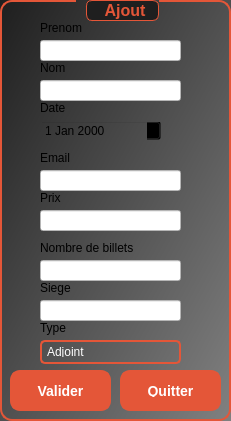
       <widget class="QGroupBox" name="groupBox_2">
        <property name="geometry">
         <rect>
          <x>10</x>
          <y>0</y>
          <width>231</width>
          <height>421</height>
         </rect>
        </property>
        <property name="styleSheet">
         <string notr="true">QGroupBox {
    border: 2px solid #E45638;  /* Border color */
    border-radius: 12px;         /* Rounded corners */
    padding: 20px;               /* Padding inside the box */
    background: qlineargradient(x1: 0, y1: 0, x2: 1, y2: 1, stop: 0 #1f1f1f, stop: 1 #808080);  /* Gradient background */
    font-size: 16px;             /* Font size for the text */
    font-weight: bold;           /* Font weight */
    color: #ffffff;              /* Text color */
    box-shadow: 0 4px 10px rgba(0, 0, 0, 0.3);  /* Shadow effect */
    transition: all 0.5s ease-in-out;   /* Smooth transition for all properties */
    transform-origin: center;   /* Set the origin for transformation */
}

QGroupBox:hover {
    border: 2px solid #D14829;   /* Change border color on hover */
    background: qlineargradient(x1: 0, y1: 0, x2: 1, y2: 1, stop: 0 #D14829, stop: 1 #808080);  /* Change gradient on hover */
    box-shadow: 0 6px 20px rgba(0, 0, 0, 0.5);  /* Increase shadow on hover */
    transform: scale(1.05) rotate(5deg);  /* Slight scale and rotation animation */
    filter: brightness(1.1); /* Slightly brighten the background */
}

QGroupBox:pressed {
    background: qlineargradient(x1: 0, y1: 0, x2: 1, y2: 1, stop: 0 #B23A24, stop: 1 #808080);  /* Change background when pressed */
    box-shadow: 0 4px 10px rgba(0, 0, 0, 0.3);  /* Return to normal shadow */
    transform: scale(0.95);  /* Slight shrinking effect on press */
}

QGroupBox::title {
    subcontrol-origin: margin;
    subcontrol-position: top center;
    font-size: 18px;             /* Title font size */
    color: #E45638;              /* Title text color */
    margin-left: 10px;           /* Slight margin to the left */
    padding: 0 10px;             /* Padding around the title */
    background: #1f1f1f;         /* Background for the title */
    border-radius: 6px;          /* Rounded title background */
    border: 1px solid #E45638;   /* Border color for the title */
    padding-left: 15px;          /* Padding for title text */
    transition: background-color 0.3s ease, border 0.3s ease, color 0.3s ease; /* Smooth transition for title */
}

QGroupBox::title:hover {
    background: #D14829;         /* Title background change on hover */
    border: 1px solid #D14829;    /* Title border color on hover */
    color: white;                /* Title text color on hover */
    transform: translateY(-5px); /* Title moves up a bit on hover */
}

QGroupBox::title:pressed {
    background: #B23A24;         /* Title background change on press */
    border: 1px solid #B23A24;    /* Title border color on press */
    color: white;                /* Title text color on press */
    transform: translateY(5px);  /* Title moves down a bit on press */
}

QGroupBox:hover {
    border: 2px solid #D14829;   /* Hover border color */
    box-shadow: 0 0 15px #D14829; /* Glowing shadow effect */
    transform: scale(1.05) rotate(5deg);  /* Scaling and rotating on hover */
    filter: brightness(1.1); /* Slightly brighten */
}</string>
        </property>
        <property name="title">
         <string>Ajout</string>
        </property>
        <widget class="QLineEdit" name="Nom_4">
         <property name="geometry">
          <rect>
           <x>40</x>
           <y>40</y>
           <width>141</width>
           <height>21</height>
          </rect>
         </property>
         <property name="styleSheet">
          <string notr="true">background-color: rgb(255, 255, 255);</string>
         </property>
         <property name="text">
          <string/>
         </property>
        </widget>
        <widget class="QLabel" name="label_18">
         <property name="geometry">
          <rect>
           <x>40</x>
           <y>20</y>
           <width>71</width>
           <height>16</height>
          </rect>
         </property>
         <property name="styleSheet">
          <string notr="true">background-color: transparent;
font: 700 9pt &quot;Microsoft YaHei UI&quot;;</string>
         </property>
         <property name="text">
          <string>Prenom</string>
         </property>
        </widget>
        <widget class="QLabel" name="label_19">
         <property name="geometry">
          <rect>
           <x>40</x>
           <y>60</y>
           <width>61</width>
           <height>16</height>
          </rect>
         </property>
         <property name="styleSheet">
          <string notr="true">background-color: transparent;
font: 700 9pt &quot;Microsoft YaHei UI&quot;;</string>
         </property>
         <property name="text">
          <string>Nom</string>
         </property>
        </widget>
        <widget class="QLabel" name="label_20">
         <property name="geometry">
          <rect>
           <x>40</x>
           <y>150</y>
           <width>51</width>
           <height>16</height>
          </rect>
         </property>
         <property name="styleSheet">
          <string notr="true">background-color: transparent;
font: 700 9pt &quot;Microsoft YaHei UI&quot;;</string>
         </property>
         <property name="text">
          <string>Email</string>
         </property>
        </widget>
        <widget class="QLabel" name="label_21">
         <property name="geometry">
          <rect>
           <x>40</x>
           <y>190</y>
           <width>49</width>
           <height>16</height>
          </rect>
         </property>
         <property name="styleSheet">
          <string notr="true">background-color: transparent;
font: 700 9pt &quot;Microsoft YaHei UI&quot;;</string>
         </property>
         <property name="text">
          <string>Prix</string>
         </property>
        </widget>
        <widget class="QDateEdit" name="date_emb_4">
         <property name="geometry">
          <rect>
           <x>40</x>
           <y>120</y>
           <width>121</width>
           <height>21</height>
          </rect>
         </property>
         <property name="styleSheet">
          <string notr="true">background-color: transparent;</string>
         </property>
        </widget>
        <widget class="QLabel" name="label_22">
         <property name="geometry">
          <rect>
           <x>40</x>
           <y>100</y>
           <width>121</width>
           <height>16</height>
          </rect>
         </property>
         <property name="styleSheet">
          <string notr="true">background-color: transparent;
font: 700 9pt &quot;Microsoft YaHei UI&quot;;</string>
         </property>
         <property name="text">
          <string>Date </string>
         </property>
        </widget>
        <widget class="QLabel" name="label_23">
         <property name="geometry">
          <rect>
           <x>40</x>
           <y>240</y>
           <width>151</width>
           <height>16</height>
          </rect>
         </property>
         <property name="styleSheet">
          <string notr="true">background-color: transparent;
font: 700 9pt &quot;Microsoft YaHei UI&quot;;</string>
         </property>
         <property name="text">
          <string>Nombre de billets</string>
         </property>
        </widget>
        <widget class="QPushButton" name="Valider_4">
         <property name="geometry">
          <rect>
           <x>10</x>
           <y>370</y>
           <width>101</width>
           <height>41</height>
          </rect>
         </property>
         <property name="styleSheet">
          <string notr="true">QPushButton {
    background-color: #E45638;        /* Button background color */
    color: white;                     /* Text color */
    border: 2px solid #E45638;        /* Border color */
    border-radius: 10px;              /* Rounded corners */
    padding: 12px 24px;               /* Padding for the button */
    font-size: 14px;                  /* Smaller font size */
    font-weight: bold;                /* Font weight */
    text-align: center;               /* Text alignment */
    transition: all 0.3s ease-in-out;  /* Smooth transition for all properties */
    box-shadow: 0 4px 12px rgba(0, 0, 0, 0.2);  /* Initial shadow */
}

QPushButton:hover {
    background-color: #D14829;        /* Background color when hovered */
    border: 2px solid #D14829;        /* Border color when hovered */
    color: white;                     /* Text color when hovered */
    cursor: pointer;                 /* Cursor becomes pointer */
    transform: scale(1.1);            /* Slightly scale the button */
    box-shadow: 0 6px 20px rgba(0, 0, 0, 0.3);  /* Increase shadow on hover */
    filter: brightness(1.2);          /* Brighten the button */
}

QPushButton:pressed {
    background-color: #B23A24;        /* Background color when pressed */
    border: 2px solid #B23A24;        /* Border color when pressed */
    color: white;                     /* Text color when pressed */
    transform: scale(0.95);           /* Slight shrinking effect */
    box-shadow: 0 4px 8px rgba(0, 0, 0, 0.15);  /* Decrease shadow on press */
}

QPushButton:disabled {
    background-color: #e0e0e0;        /* Background color when disabled */
    color: #b0b0b0;                   /* Text color when disabled */
    border: 2px solid #e0e0e0;        /* Border color when disabled */
    cursor: not-allowed;              /* Cursor when disabled */
    box-shadow: none;                 /* No shadow when disabled */
}

QPushButton::icon {
    padding-left: 8px;                /* Icon padding */
    padding-right: 8px;               /* Icon padding */
}

QPushButton::hover {
    background-color: #D14829;        /* Background color on hover */
    color: white;                     /* Text color on hover */
    border: 2px solid #D14829;        /* Border color on hover */
    transform: scale(1.1);            /* Scaling on hover */
    box-shadow: 0 6px 20px rgba(0, 0, 0, 0.3);  /* Glowing effect on hover */
}
</string>
         </property>
         <property name="text">
          <string>Valider</string>
         </property>
        </widget>
        <widget class="QLabel" name="label_24">
         <property name="geometry">
          <rect>
           <x>40</x>
           <y>280</y>
           <width>49</width>
           <height>16</height>
          </rect>
         </property>
         <property name="styleSheet">
          <string notr="true">background-color: transparent;
font: 700 9pt &quot;Microsoft YaHei UI&quot;;</string>
         </property>
         <property name="text">
          <string>Siege</string>
         </property>
        </widget>
        <widget class="QLineEdit" name="Prenom_4">
         <property name="geometry">
          <rect>
           <x>40</x>
           <y>80</y>
           <width>141</width>
           <height>21</height>
          </rect>
         </property>
         <property name="styleSheet">
          <string notr="true">background-color: rgb(255, 255, 255);</string>
         </property>
         <property name="text">
          <string/>
         </property>
        </widget>
        <widget class="QLineEdit" name="Salaire_4">
         <property name="geometry">
          <rect>
           <x>40</x>
           <y>210</y>
           <width>141</width>
           <height>21</height>
          </rect>
         </property>
         <property name="styleSheet">
          <string notr="true">background-color: rgb(255, 255, 255);</string>
         </property>
         <property name="text">
          <string/>
         </property>
        </widget>
        <widget class="QLineEdit" name="Email_4">
         <property name="geometry">
          <rect>
           <x>40</x>
           <y>260</y>
           <width>141</width>
           <height>21</height>
          </rect>
         </property>
         <property name="styleSheet">
          <string notr="true">background-color: rgb(255, 255, 255);</string>
         </property>
         <property name="text">
          <string/>
         </property>
        </widget>
        <widget class="QLineEdit" name="Prenom_5">
         <property name="geometry">
          <rect>
           <x>40</x>
           <y>170</y>
           <width>141</width>
           <height>21</height>
          </rect>
         </property>
         <property name="styleSheet">
          <string notr="true">background-color: rgb(255, 255, 255);</string>
         </property>
         <property name="text">
          <string/>
         </property>
        </widget>
        <widget class="QLineEdit" name="Email_5">
         <property name="geometry">
          <rect>
           <x>40</x>
           <y>300</y>
           <width>141</width>
           <height>21</height>
          </rect>
         </property>
         <property name="styleSheet">
          <string notr="true">background-color: rgb(255, 255, 255);</string>
         </property>
         <property name="text">
          <string/>
         </property>
        </widget>
        <widget class="QLabel" name="label_27">
         <property name="geometry">
          <rect>
           <x>40</x>
           <y>320</y>
           <width>49</width>
           <height>16</height>
          </rect>
         </property>
         <property name="styleSheet">
          <string notr="true">background-color: transparent;
font: 700 9pt &quot;Microsoft YaHei UI&quot;;</string>
         </property>
         <property name="text">
          <string>Type</string>
         </property>
        </widget>
        <widget class="QComboBox" name="Poste_4">
         <property name="geometry">
          <rect>
           <x>40</x>
           <y>340</y>
           <width>141</width>
           <height>24</height>
          </rect>
         </property>
         <property name="styleSheet">
          <string notr="true">QComboBox {
    color: rgb(255, 255, 255);
    background-color: transparent;
    border: 2px solid #E45638;
    border-radius: 5px;
    padding: 5px;
    selection-background-color: #E45638;
}

/* Dropdown button */
QComboBox::drop-down {
    border: none;
    width: 20px;
    background: transparent;
}

/* Arrow inside the dropdown button (uses default Qt arrow) */
QComboBox::down-arrow {
    width: 10px;
    height: 10px;
}

/* Hover effect */
QComboBox:hover {
    border-color: #FF6A4D; /* Lighter shade on hover */
}

/* When focused (clicked) */
QComboBox:focus {
    border-color: #FF3C1F;
}

/* The dropdown menu */
QComboBox QAbstractItemView {
    background-color: #1E1E1E; /* Dark background */
    border: 1px solid #E45638;
    selection-background-color: #E45638;
    color: rgb(255, 255, 255);
    outline: none;
}
</string>
         </property>
         <item>
          <property name="text">
           <string>Adjoint</string>
          </property>
         </item>
         <item>
          <property name="text">
           <string>Principal</string>
          </property>
         </item>
         <item>
          <property name="text">
           <string>Preparateur Physique</string>
          </property>
         </item>
        </widget>
        <widget class="QPushButton" name="Valider_5">
         <property name="geometry">
          <rect>
           <x>120</x>
           <y>370</y>
           <width>101</width>
           <height>41</height>
          </rect>
         </property>
         <property name="styleSheet">
          <string notr="true">QPushButton {
    background-color: #E45638;        /* Button background color */
    color: white;                     /* Text color */
    border: 2px solid #E45638;        /* Border color */
    border-radius: 10px;              /* Rounded corners */
    padding: 12px 24px;               /* Padding for the button */
    font-size: 14px;                  /* Smaller font size */
    font-weight: bold;                /* Font weight */
    text-align: center;               /* Text alignment */
    transition: all 0.3s ease-in-out;  /* Smooth transition for all properties */
    box-shadow: 0 4px 12px rgba(0, 0, 0, 0.2);  /* Initial shadow */
}

QPushButton:hover {
    background-color: #D14829;        /* Background color when hovered */
    border: 2px solid #D14829;        /* Border color when hovered */
    color: white;                     /* Text color when hovered */
    cursor: pointer;                 /* Cursor becomes pointer */
    transform: scale(1.1);            /* Slightly scale the button */
    box-shadow: 0 6px 20px rgba(0, 0, 0, 0.3);  /* Increase shadow on hover */
    filter: brightness(1.2);          /* Brighten the button */
}

QPushButton:pressed {
    background-color: #B23A24;        /* Background color when pressed */
    border: 2px solid #B23A24;        /* Border color when pressed */
    color: white;                     /* Text color when pressed */
    transform: scale(0.95);           /* Slight shrinking effect */
    box-shadow: 0 4px 8px rgba(0, 0, 0, 0.15);  /* Decrease shadow on press */
}

QPushButton:disabled {
    background-color: #e0e0e0;        /* Background color when disabled */
    color: #b0b0b0;                   /* Text color when disabled */
    border: 2px solid #e0e0e0;        /* Border color when disabled */
    cursor: not-allowed;              /* Cursor when disabled */
    box-shadow: none;                 /* No shadow when disabled */
}

QPushButton::icon {
    padding-left: 8px;                /* Icon padding */
    padding-right: 8px;               /* Icon padding */
}

QPushButton::hover {
    background-color: #D14829;        /* Background color on hover */
    color: white;                     /* Text color on hover */
    border: 2px solid #D14829;        /* Border color on hover */
    transform: scale(1.1);            /* Scaling on hover */
    box-shadow: 0 6px 20px rgba(0, 0, 0, 0.3);  /* Glowing effect on hover */
}
</string>
         </property>
         <property name="text">
          <string>Quitter</string>
         </property>
        </widget>
       </widget>
